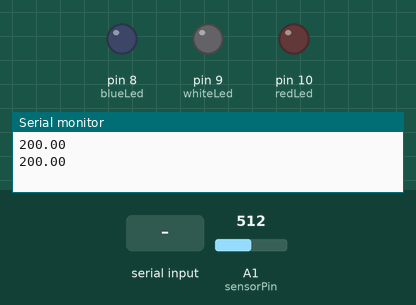
The sketch below on a simulated Arduino Uno, built with avr-gcc and run on an emulated ATmega328P. Shown: output pins drawn as LEDs (lit = HIGH), the last lines printed to the serial monitor. The inputs (shaded band) are chosen by the test bench; at power-on: A1 (sensorPin) = 512.

Above: at 1.2 s.
1.3 s: "blue\n" received over Serial
At 2.4 s:
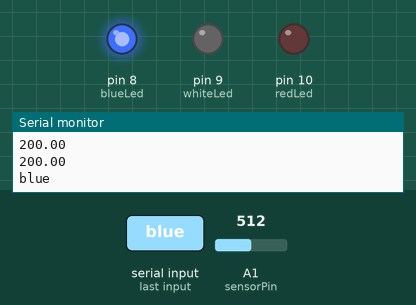
3.5 s: "white\n" received over Serial
At 5.2 s:
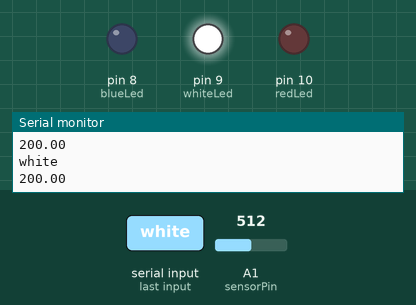
5.5 s: "red\n" received over Serial
At 6.7 s:
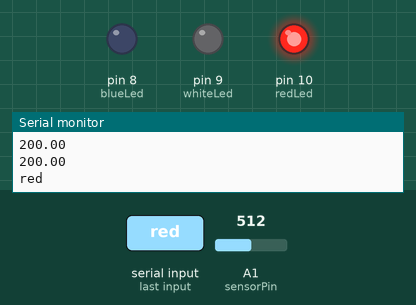
7.5 s: "all\n" received over Serial
At 8.3 s:
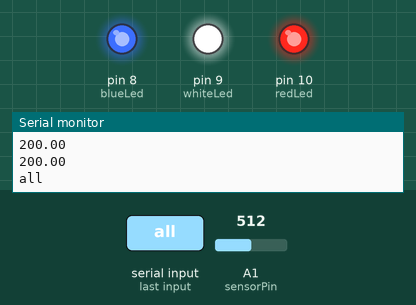
Timing chart, 0 to 10.5 s (numbered marks = the images above; inputs shaded):
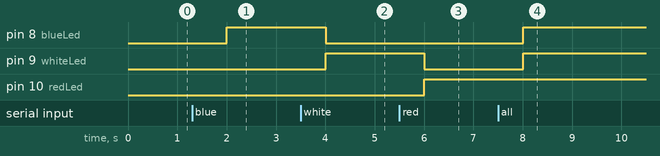

The sketch:

bi_serial.ino
```cpp
String command;

#define sensorPin A1
#define blueLed 8
#define whiteLed 9
#define redLed 10

void setup() {
  Serial.begin(9600);
  pinMode(blueLed, OUTPUT);
  pinMode(whiteLed, OUTPUT);
  pinMode(redLed, OUTPUT);

  //digitalWrite(whiteLed, HIGH);
  //digitalWrite(blueLed, HIGH);
  //digitalWrite(redLed, HIGH);
}

void loop() {
  int reading = analogRead(sensorPin);
  float voltage = reading * 5.0;
  voltage /= 1024.0;
  float temperatureC = (voltage - 0.5) * 100 ;
  float temperatureF = (temperatureC * 9.0 / 5.0) + 32.0;

  Serial.println(temperatureC);
  if (Serial.available()) {
    command = Serial.readStringUntil('\n');
    command.trim();
    Serial.println(command);
    if (command.equals("blue")) {
      digitalWrite(whiteLed, LOW);
      digitalWrite(blueLed, HIGH);
      digitalWrite(redLed, LOW);
    }
    else if (command.equals("white")) {
      digitalWrite(whiteLed, HIGH);
      digitalWrite(blueLed, LOW);
      digitalWrite(redLed, LOW);
    }
    else if (command.equals("red")) {
      digitalWrite(whiteLed, LOW);
      digitalWrite(blueLed, LOW);
      digitalWrite(redLed, HIGH);
    }
    else if (command.equals("all")) {
      digitalWrite(whiteLed, HIGH);
      digitalWrite(blueLed, HIGH);
      digitalWrite(redLed, HIGH);
    }
    else if (command.equals("off")) {
      digitalWrite(whiteLed, LOW);
      digitalWrite(blueLed, LOW);
      digitalWrite(redLed, LOW);
    }
    else {
      digitalWrite(whiteLed, HIGH);
      digitalWrite(blueLed, HIGH);
      digitalWrite(redLed, HIGH);
    }

  }

  delay(1000);
}
```

Measured:
- after the input at 1.3 s, pin 8 (blueLed): LOW → HIGH after 0.70 s
- after the input at 3.5 s, pin 8 (blueLed): HIGH → LOW after 0.50 s; pin 9 (whiteLed): LOW → HIGH after 0.50 s
- after the input at 5.5 s, pin 9 (whiteLed): HIGH → LOW after 0.51 s; pin 10 (redLed): LOW → HIGH after 0.51 s
- after the input at 7.5 s, pin 8 (blueLed), pin 9 (whiteLed): LOW → HIGH after 0.51 s
